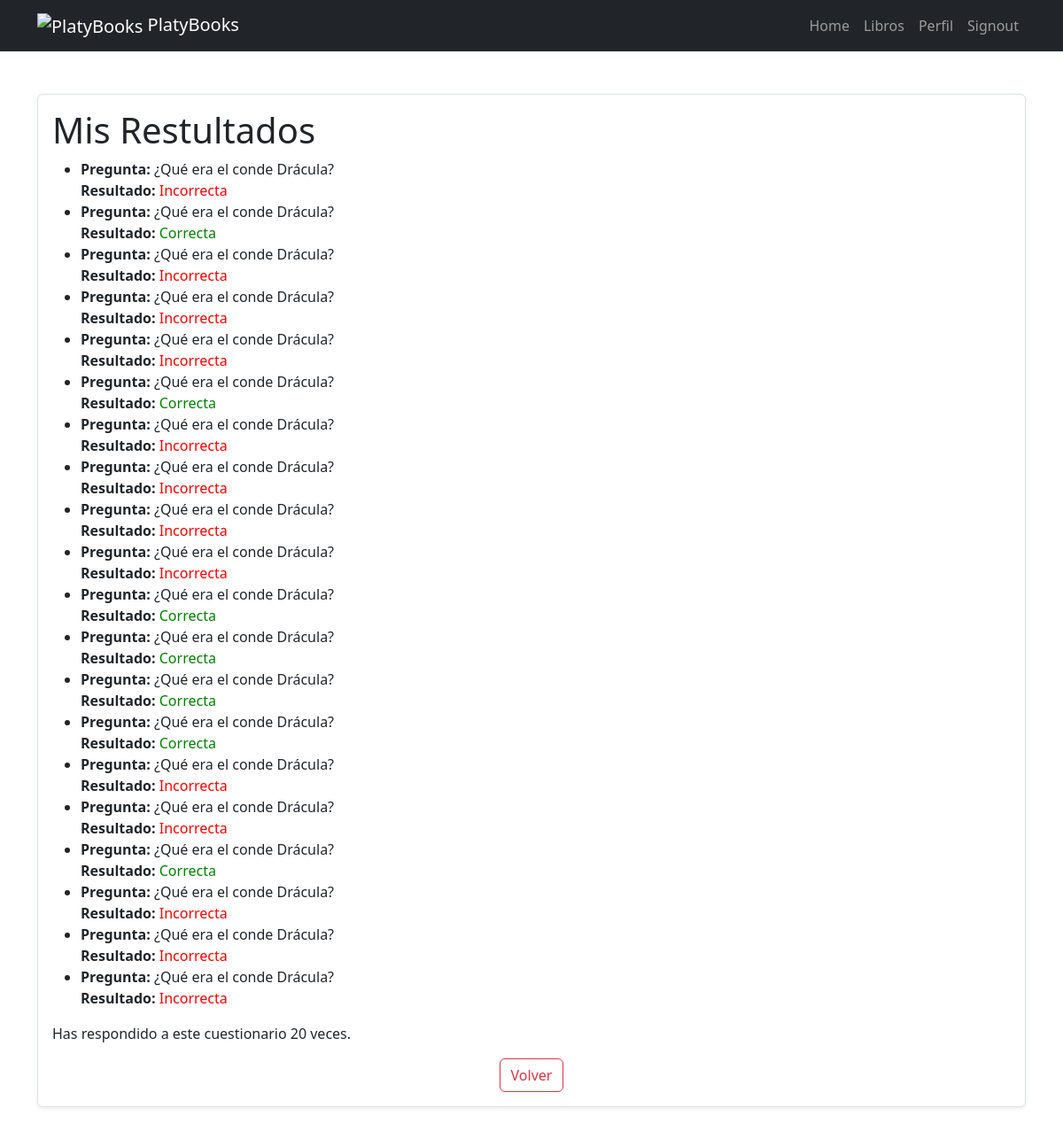
Screenshot of /quiz_result/1 (signed in) with the database file from the repository.
### tasks/models.py (models this page shows, shortened)
class UserQuizResponse(models.Model):
    user = models.ForeignKey(User, on_delete=models.CASCADE, related_name="quiz_responses")
    quiz = models.ForeignKey(Quiz, on_delete=models.CASCADE, related_name="user_responses")
    answer = models.ForeignKey(Answer, on_delete=models.CASCADE)
    is_correct = models.BooleanField(default=False)
    date_submitted = models.DateTimeField(auto_now_add=True)

class Quiz(models.Model):
    book = models.ForeignKey(Book, on_delete=models.CASCADE, related_name="quizzes")
    question = models.TextField()
    response_count = models.IntegerField(default=0)

### tasks/views.py (the view)
# urls.py: path('quiz_result/<int:quiz_id>', views.quiz_result, name='quiz_result'),
@login_required
def quiz_result(request, quiz_id):
    responses = UserQuizResponse.objects.filter(quiz_id=quiz_id, user=request.user)
    return render(request, 'quiz_result.html', {'responses': responses})

### tasks/templates/quiz_result.html
{% extends 'base.html' %}
{% block content %}
<main class="container py-5">
    <section class="card card-body border rounded shadow-sm">
        <h1>Mis Restultados</h1>
        {% if responses %}
            <ul>
                {% for response in responses %}
                    <li>
                        <strong>Pregunta:</strong> {{ response.quiz.question }}<br>
                        <strong>Resultado:</strong>
                        {% if response.is_correct %}
                            <span style="color: green;">Correcta</span>
                        {% else %}
                            <span style="color: red;">Incorrecta</span>
                        {% endif %}
                    </li>
                {% endfor %}
            </ul>
            <p>Has respondido a este cuestionario {{ responses.count }} veces.</p>
        {% else %}
            <p>No has respondido a este cuestionario aún.</p>
        {% endif %}
        <div class="text-center">
            <a href="/buscar-libros" class="btn btn-outline-danger">
                Volver
            </a>
        </div>
    </section>
</main>
{% endblock %}

### rows the page displays
UserQuizResponse: quiz.question "¿Qué era el conde Drácula?", is_correct "Incorrecta"
UserQuizResponse: quiz.question "¿Qué era el conde Drácula?", is_correct "Correcta"
UserQuizResponse: quiz.question "¿Qué era el conde Drácula?", is_correct "Incorrecta"
UserQuizResponse: quiz.question "¿Qué era el conde Drácula?", is_correct "Incorrecta"
UserQuizResponse: quiz.question "¿Qué era el conde Drácula?", is_correct "Incorrecta"
UserQuizResponse: quiz.question "¿Qué era el conde Drácula?", is_correct "Correcta"
UserQuizResponse: quiz.question "¿Qué era el conde Drácula?", is_correct "Incorrecta"
UserQuizResponse: quiz.question "¿Qué era el conde Drácula?", is_correct "Incorrecta"
UserQuizResponse: quiz.question "¿Qué era el conde Drácula?", is_correct "Incorrecta"
UserQuizResponse: quiz.question "¿Qué era el conde Drácula?", is_correct "Incorrecta"
UserQuizResponse: quiz.question "¿Qué era el conde Drácula?", is_correct "Correcta"
UserQuizResponse: quiz.question "¿Qué era el conde Drácula?", is_correct "Correcta"
UserQuizResponse: quiz.question "¿Qué era el conde Drácula?", is_correct "Correcta"
UserQuizResponse: quiz.question "¿Qué era el conde Drácula?", is_correct "Correcta"
UserQuizResponse: quiz.question "¿Qué era el conde Drácula?", is_correct "Incorrecta"
UserQuizResponse: quiz.question "¿Qué era el conde Drácula?", is_correct "Incorrecta"
UserQuizResponse: quiz.question "¿Qué era el conde Drácula?", is_correct "Correcta"
UserQuizResponse: quiz.question "¿Qué era el conde Drácula?", is_correct "Incorrecta"
UserQuizResponse: quiz.question "¿Qué era el conde Drácula?", is_correct "Incorrecta"
UserQuizResponse: quiz.question "¿Qué era el conde Drácula?", is_correct "Incorrecta"

### other values shown
{{ responses.count }} "20"
